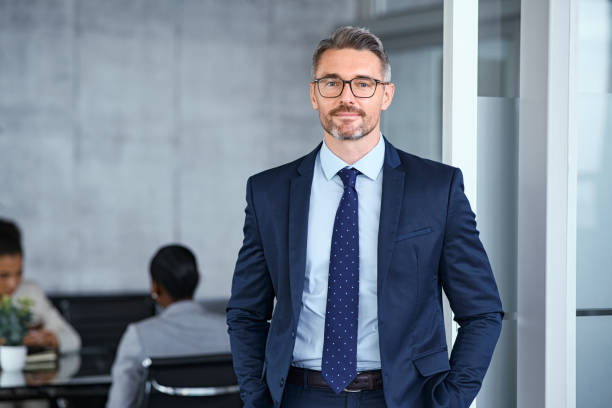
#> input picture images/sample.jpg, 612 x 408 px
$ python task9.py
#> lines starting #> are read from the running program, lines starting #| are printed output that depends on the picture; after the words box and inside, x2 and y2 are one past the last pixel; in counts of white or black regions, pixels touching at a corner belong together
# Task 9: Object Locator
# Instructions for the Intern:
# ● Take a template image of a logo or small object.
# ● Use cv2.matchTemplate() to find it in a larger scene.
# ● Draw a rectangle around the best match.
# ● Save the result as template_match.jpg.

import cv2

img = cv2.imread("images/sample.jpg")
#> img is the input picture: shape (408, 612, 3); mean B, G, R 147.4, 133.1, 121.2
img_gry = cv2.cvtColor(img, cv2.COLOR_BGR2GRAY)
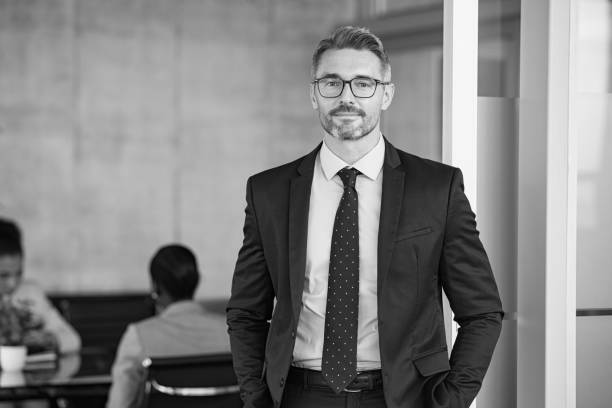
#> img_gry: shape (408, 612); min 0, max 253, mean 131.2
template = cv2.imread("images/logo.jpg")
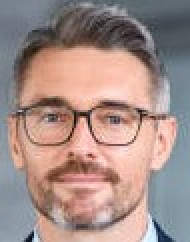
#> input picture images/logo.jpg, 95 x 121 px (shown 2 times larger)
#> template is the input picture: shape (121, 95, 3); mean B, G, R 136, 141.6, 164.7
template_gry = cv2.cvtColor(template, cv2.COLOR_BGR2GRAY)
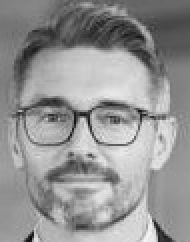
#> template_gry: shape (121, 95) (shown 2 times larger); min 4, max 245, mean 147.8

res = cv2.matchTemplate(img_gry, template_gry, cv2.TM_CCOEFF_NORMED)
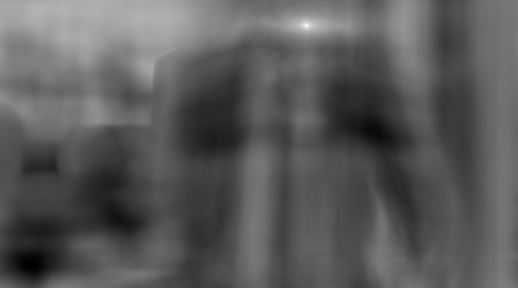
#> res: shape (288, 518) float32; min -0.567, max 0.998, mean -0.0108; drawn with min black and max white
min_val, max_val, min_loc, max_loc = cv2.minMaxLoc(res)
#> min_val = -0.567; max_val = 0.998; min_loc = (34, 265); max_loc = (306, 25)

(h, w) = template_gry.shape[:2]
#> h = 121; w = 95
cv2.rectangle(img, max_loc, (max_loc[0] + w, max_loc[1] + h), (0, 255, 0), 2)
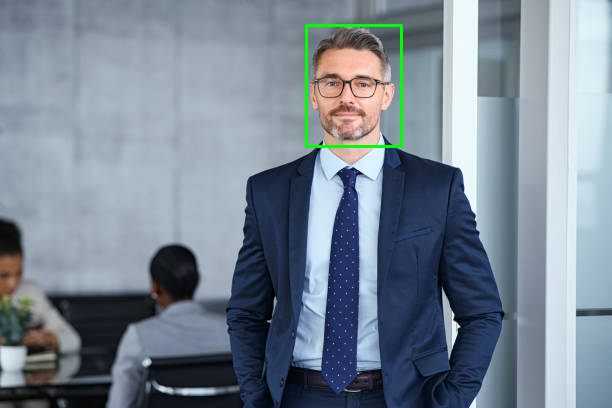
#> img: shape (408, 612, 3); 0.52% of pixels changed, all inside (x1, y1, x2, y2) = (305, 24, 403, 148)

cv2.imshow("Template", template)
cv2.imshow("Detected", img)
cv2.imwrite("output_images/template_match.jpg", img)
cv2.waitKey(0)
cv2.destroyAllWindows()
